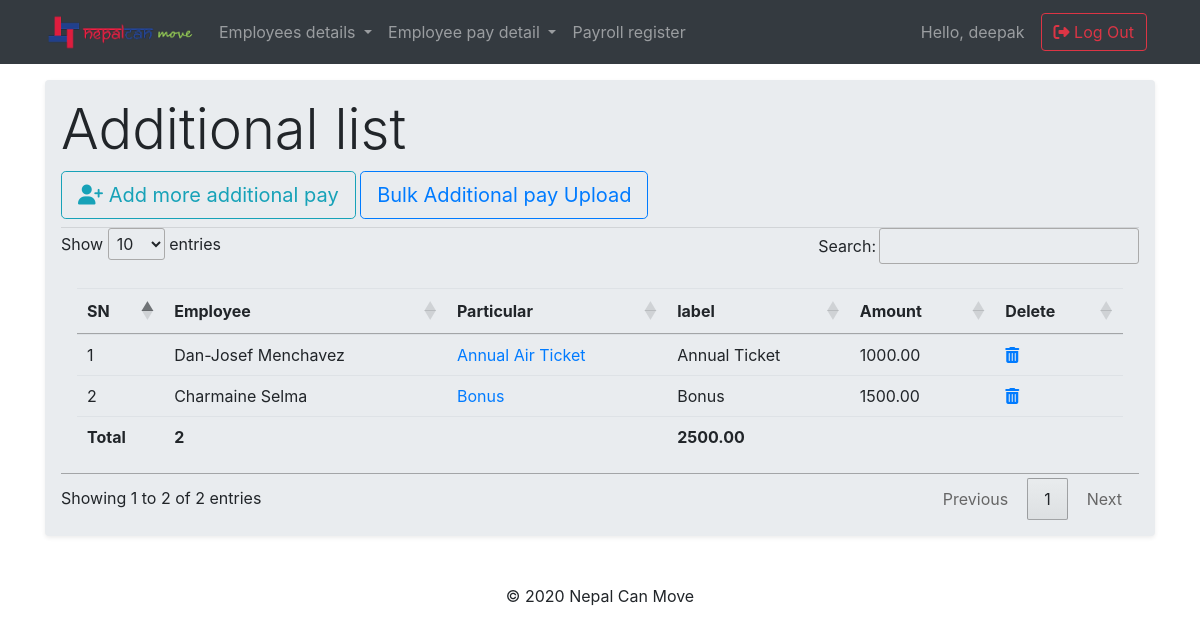
The app's page /payroll/additional_list (signed in) with its own data.
### payroll/models.py (models this page shows, shortened)
class Additionalpay(models.Model):
    payslip               =   models.ForeignKey(Payslip, related_name='additional_pay', on_delete=models.CASCADE,blank=True,null=True)
    ADDITIONALPAY_CHOICES  = (('Annual Air Ticket', 'Annual Air Ticket'),
                              ('Expense Reimbursement', 'Expense Reimbursement'),
                              ('Salary Advance', 'Salary Advance'),
                              ('Bonus', 'Bonus'),
                              ('Overtime/ Holiday Pay', 'Overtime/ Holiday Pay'),
                              ('Other', 'Other'),)
    additional             =   models.CharField(max_length=60, choices=ADDITIONALPAY_CHOICES, blank=True,null=True)
    additional_label       =   models.CharField(max_length=90, blank=True,null=True)
    amount                 =   models.DecimalField(max_digits=12, decimal_places=2, blank=True,null=True)
    OCCURS_CHOICE          = (('Once', 'Once'),
                             ('Monthly', 'Monthly'),)
    occur                  =   models.CharField(max_length=60, choices=OCCURS_CHOICE, blank=True,null=True)
    start_date             =   models.DateField(null=True, blank=True)
    end_date               =   models.DateField(null=True, blank=True)

class Payslip(models.Model):
    employee               =   models.ForeignKey(Employee, related_name='employee_payslip', on_delete=models.CASCADE, blank=True,null=True)
    basic_salary           =   models.DecimalField(max_digits=12, decimal_places=2, blank=True,null=True)
    housing_allowance      =   models.DecimalField(max_digits=12, decimal_places=2, blank=True,null=True)
    transportation_allowance = models.DecimalField(max_digits=12, decimal_places=2, blank=True,null=True)
    other                  =   models.DecimalField(max_digits=12, decimal_places=2, blank=True,null=True)
    work_permit_choice     =   (('Uniteam', 'Uniteam'),('Aspen', 'Aspen'),('Uniteam(Br2)', 'Uniteam(Br2)'),)
    work_permit            =   models.CharField(max_length=60, choices=work_permit_choice)
    cost_center            =   models.ForeignKey(CostCenter, related_name='dept_name', on_delete=models.CASCADE,null=True,blank=True)
    mode_of_payment        =   models.CharField(max_length=90, blank=True,null=True,)
    bank_ac                =   models.CharField(max_length=90, blank=True,null=True,)
    PAYMENT_METHOD_CHOICES = (('Bank', 'Bank'),('Lulu Exchange', 'Lulu Exchange'),('Cash', 'Cash'),('Other','Other'),)
    payment_method         =   models.CharField(max_length=15, choices=PAYMENT_METHOD_CHOICES)
    employee_unique        =   models.CharField(max_length=90, blank=True,null=True,)
    agent_id               =   models.CharField(max_length=90, blank=True,null=True,)
    work_permit_8_digits   =   models.CharField(max_length=8, blank=True,null=True,)
    personal_no_14_digits  =   models.CharField(max_length=14, blank=True,null=True,)
    bank_name_routing      =   models.CharField(max_length=9, blank=True,null=True,)
    def __str__ (self):
        return str(self.employee)

class Employee(models.Model):
    employee_id         = models.CharField(primary_key=True, max_length=60, unique=True)
    first_name          = models.CharField(max_length=60, blank=True,null=True)
    middle_name         = models.CharField(max_length=60, blank=True,null=True)
    last_name           = models.CharField(max_length=60, blank=True,null=True)
    GENDER_CHOICES      = (('Male', 'Male'),('Female', 'Female'),('Other', 'Other'),)
    gender              = models.CharField(max_length=10, choices=GENDER_CHOICES)
    DOB                 = models.DateField(null=True, blank=True)
    religion            = models.CharField(max_length=20, null=True, blank=True)
    citizenship         = models.CharField(max_length=20, null=True, blank=True)
    country_birth       = models.CharField(max_length=20, null=True, blank=True)
    email               = models.EmailField(max_length=70, blank=True,null=True)
    phone               = models.IntegerField(null=True, blank=True,default=0)
    uae_address         = models.CharField(max_length=90, null=True, blank=True)
    home_country_phone  = models.CharField(max_length=90, null=True, blank=True)
    home_country_address= models.CharField(max_length=90, null=True, blank=True)
    department          = models.ForeignKey(Department, related_name='dept_name', on_delete=models.CASCADE,null=True,blank=True)
    designation         = models.CharField(max_length=40, null=True, blank=True)
    department_head     = models.BooleanField(default=False)
    joining_date        = models.DateField(null=True, blank=True)
    img                 = models.ImageField(upload_to='pics',null=True,blank=True, default='/static/images/default-user.jpg')
    employee_status_choice     = (('Active', 'Active'),('Inactive', 'Inactive'))
    employee_status            = models.CharField(max_length=10, default=['Active'], choices=employee_status_choice)
    def __str__ (self):
        return str(self.first_name)+' '+ str(self.last_name)

### payroll/views.py (the view)
# urls.py: path('additional_list',views.AdditionalListView.as_view(),name='additional_list'),
class AdditionalListView(ListView):
    template_name = 'payroll/additional_list.html'
    context_object_name = 'additional_list'
    model = models.Additionalpay
    def get_context_data(self, *args, **kwargs):
        context = super(AdditionalListView,self).get_context_data(*args,**kwargs)
        list = context['additional_list']
        totalParticular = list.all().count()
        totalAdd = list.aggregate(Sum('amount'))['amount__sum']
        tot_add = (round(totalAdd,2))
        context['tot_add'] = tot_add
        context['totalParticular'] = totalParticular
        return context

### payroll/templates/payroll/additional_list.html (shortened to what this page needs)
{% extends "base.html" %}
{% load static %}
{% block content %}
  <div class="jumbotron shadow-sm p-3 mb-5 rounded mt-3">
    <h2 class="display-4"> Additional list</h2>
    <a class="btn btn-outline-info btn-lg mb-2" href="{% url 'payroll:additional_create' %}" role="button"><i class="fas fa-user-plus"> </i> Add more additional pay</a>
    <a class="btn btn-outline-primary btn-lg mb-2" href="{% url 'payroll:additional_upload' %}">Bulk Additional pay Upload</a>
    <hr>
    <table class="table table-hover h-100 p-3" id="table_id" class="dispaly">
      <thead>
        <tr>
          <th scope="col">SN</th>
          <th>Employee</th>
          <th scope="col"> Particular</th>
          <th scope="col">label</th>
          <th scope="col">Amount</th>
          <th>Delete</th>
        </tr>
      </thead>
      <tbody>
        {% for additional in additional_list %}
        <tr>
          <td scope="row">{{ forloop.counter }}</td>
          <td> {{additional.payslip}}</td>
          <td> <a href="{% url 'payroll:additional_update' pk=additional.pk %}"> {{additional.additional }} </a> </td>
          <td> {{additional.additional_label }}</td>
          <td> {{additional.amount}}</td>
          <td> <a href="{% url 'payroll:additional_delete' pk=additional.pk %}"> <i class="fas fa-trash-alt"></i> </a> </td>
        </tr>
        {% endfor %}
        </tbody>
        <tr>
          <th scope="col">Total</th>
          <th scope="col">{{ totalParticular }} </th>
          <th scope="col"></th>
          <th scope="col">{{ tot_add }}</th>
          <th></th>
          <th></th>
        </tr>
    </table>
  </div>
{% endblock %}

### templates/base.html (shortened to what this page needs)
<!doctype html>
{% load static %}
<html lang="en">
<head>
  <link rel="stylesheet" href="https://stackpath.bootstrapcdn.com/bootstrap/4.4.1/css/bootstrap.min.css">
  <link rel="stylesheet" type="text/css" href="https://cdn.datatables.net/1.10.20/css/jquery.dataTables.css">
  <link rel="stylesheet" href="{% static 'css/stylesheet.css'%}">
</head>
<body>
  {% if user.is_superuser %}
  <nav class="navbar navbar-expand-lg navbar-dark bg-dark static-top">
    <div class="container">
      <a class="navbar-brand" href="#">
        <img src="{% static 'images/NCMLogo.png' %}" alt="ncm-logo" width='150px'>
      </a>
      <div class="collapse navbar-collapse" id="navbarResponsive">
        <ul class="navbar-nav mr-auto">
          <li class="nav-item dropdown">
            <a class="nav-link dropdown-toggle" href="{% url 'payroll:employee_list' %}" id="navbarDropdown" role="button" data-toggle="dropdown" aria-haspopup="true" aria-expanded="false">
              Employees details
            </a>
          </li>
          <li class="nav-item dropdown">
            <a class="nav-link dropdown-toggle" href="#" id="navbarDropdown" role="button" data-toggle="dropdown" aria-haspopup="true" aria-expanded="false">
              Employee pay detail
            </a>
          </li>
          <li class="nav-item">
            <a class="nav-link" href="{% url 'payroll:payroll_register' %}">Payroll register</a>
          </li>
        </ul>
        <span class="navbar-text mr-3">
          Hello, {{user.username }}
        </span>
        <form class="form-inline my-2 my-lg-0">
          <a href="{% url 'accounts:logout' %}" class="btn btn-outline-danger mr-2 "><i class="fas fa-sign-out-alt"></i> Log Out</a>
        </form>
      </div>
    </div>
  </nav>
  {% endif %}
  <div class="container mycontent">
    {% block content %}
    {% endblock %}
  </div>
  <footer class="page-footer">
    <div class="container">
      <p class="text-center">© 2020 Nepal Can Move </p>
    </div>
  </footer>
</body>
</html>

### static/css/stylesheet.css (style rules this page uses)
hr { margin: 0px; }

### records on screen
Additionalpay: payslip "Dan-Josef Menchavez", additional "Annual Air Ticket", additional_label "Annual Ticket", amount "1000.00"
Additionalpay: payslip "Charmaine Selma", additional "Bonus", additional_label "Bonus", amount "1500.00"

### other values on screen
{{ user.username }} "deepak"
{{ totalParticular }} "2"
{{ tot_add }} "2500.00"
